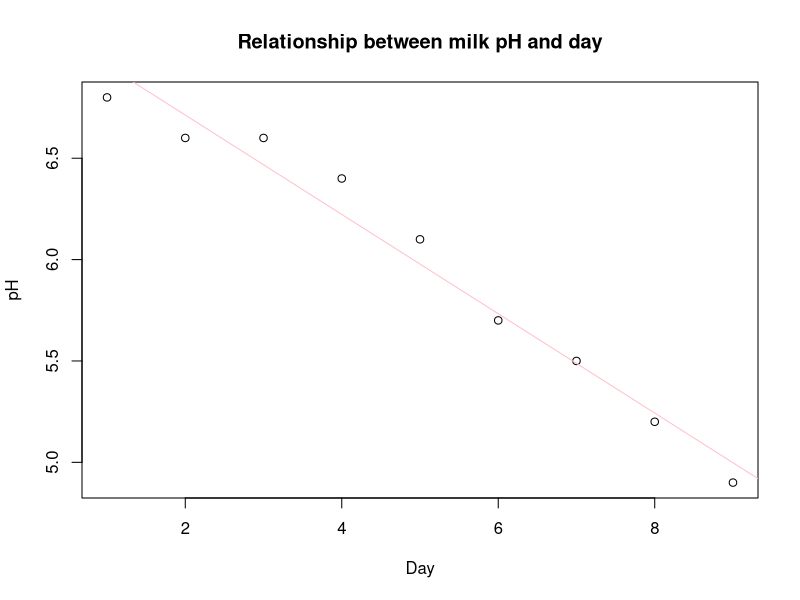
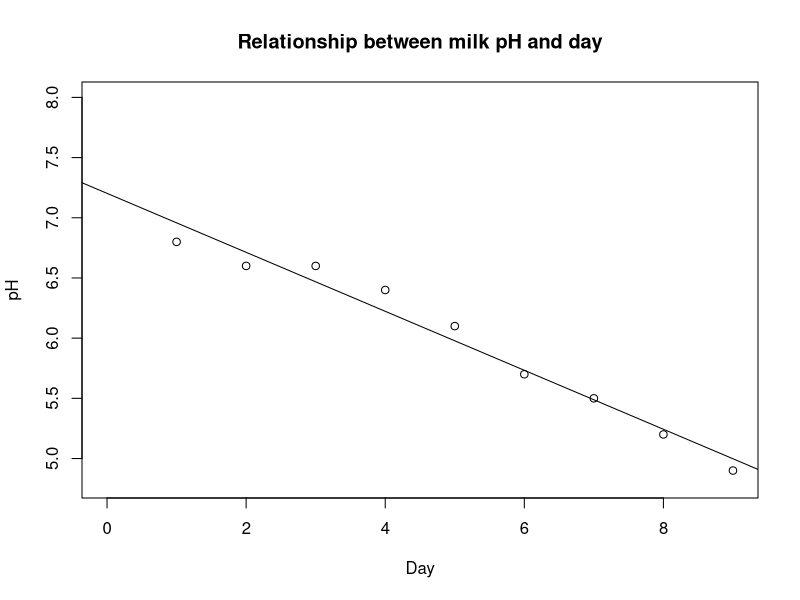
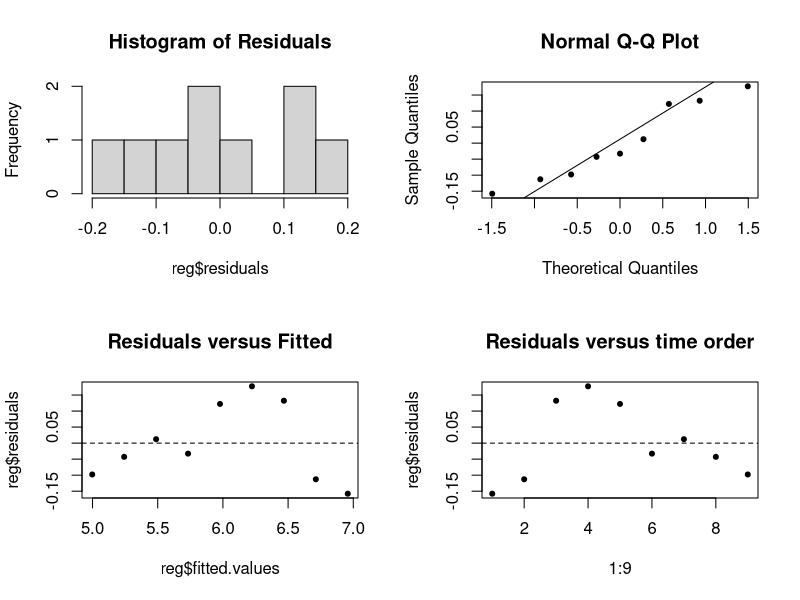
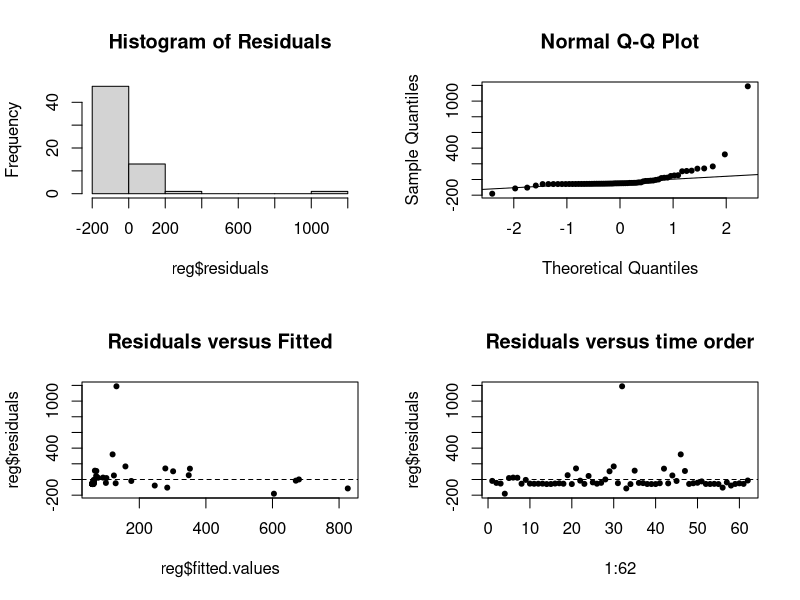

The R source for these figures, in order:
############ Completely Randomised Block Design ############
## Yesterday was Completly randomized Design (No blocking)
### Input data by treatment1 then treatment2, treatment 3... for ONE block
### We want a homogenity in each block


##Example 1
table = matrix(c(7.62,8.14,7.76,7.17,7.46,8.00,8.15,7.73,7.57,7.68,7.93,
	7.87,7.74,7.80,7.21), nrow=3, ncol=5, byrow=TRUE)
table
data = c(t(table)) # we transpose to get the data in the form that R requires
data
T = c("36", "54", "72", "108", "144")
a = 5  ## a is the number of Treatment groups
b = 3  ## b is the number of blocks
N = a*b

### trt <- rep(T, b)
### trt <- as.factor(rep(T, b))

trt = gl(a, 1, N, factor(T)) ## will be the same once set up properly. 
trt
blk = gl(b, a, N)  ## will be the same once set up properly. 
blk

crbd = aov(data~trt + blk)
summary(crbd)
qf(0.95,4,8)


# There is a treatment value for each block, this will minimize the blocking effect


##Example 2
table = matrix(c(709,713,660,668,722,692,659,666,678,698,704,686),
	nrow=4, ncol=3, byrow=TRUE)
data = c(table)
data # within each block (Writing Surface, you have each treatment)
T = c("BP1", "BP2", "BP3", "BP4")
a = 4
b = 3
N = a*b
trt = gl(a, 1, N, factor(T))
blk = gl(b, a, N)
crbd = aov(data~trt + blk)
summary(crbd)
qf(0.95,3,6)

### We we accept Ho for treatments (same mean)
### But reject Ho for blocks (blocking is significant)
## Big nuisance ????


#ALT: can also directly enter the data as a vector but in the order of blocks
data = c(709,668,659,698,713,722,666,704,660,692,678,686)
T = c("BP1", "BP2", "BP3", "BP4")
Brand = gl(4, 1, 12, factor(T))
Surface = gl(3, 4, 12)
crbd = aov(data~Brand + Surface)
summary(crbd)


##Example 3
VADeaths
data = c(VADeaths)
data
T = c("50-54","55-59","60-64","65-69","70-74")
a = 5
b = 4
N = a*b
trt = gl(a,1,N,factor(T))
blk = gl(b,a,N)
crbd = aov(data~trt + blk)
summary(crbd)
qf(0.99,4,12)



############ Simple Linear Regression ############
### Stochastic: The RV have random distributions ####


##Example 1
x = c(1,2,3,4,5,6,7,8,9)
y = c(6.8,6.6,6.6,6.4,6.1,5.7,5.5,5.2,4.9)
reg=lm(y~x)
summary(reg)
anova.reg=aov(reg)
summary(anova.reg)
qf(0.90,1,7)

## adjusted R^2, modifies the R^2 value subject to the number of predictors in the model ###
## R^2 coefficient of variation
## R^2 will always increase or stay the same. 
## r is the correlation coefficient

confint(reg,level=0.90)

plot(x,y,xlab="Day",ylab="pH",main="Relationship between milk pH and day")
abline(reg,col="pink")

plot(x,y,xlim=c(0,9),ylim=c(4.8,8.0),xlab="Day",ylab="pH",
	main="Relationship between milk pH and day")
abline(reg,col="black")


# X11(width=10, height=10)
# X11() Use this command in UBUNTU instead of the windosw() command
windows() # You can resize the window manually if you get a margin error in the following code.
split.screen(c(2,2))
screen(1)
hist(reg$residuals, main = "Histogram of Residuals")

screen(2)
qqnorm(reg$residuals, pch = 20) ## reg is the regression model that contains residuals
qqline(reg$residuals)

screen(3)
plot(reg$fitted.values, reg$residuals, main = "Residuals versus Fitted",pch = 20)
abline(h=0, lty=2)

screen(4)
plot(1:9,reg$residuals, main = "Residuals versus time order", pch = 20)
abline(h=0, lty=2)




##Example 2
library(readxl)
regdata = read_excel("slr.xlsx")
regdata
reg=lm(regdata$Y ~ regdata$X)
summary(reg)

dim(regdata)
qt(0.025,60,lower.tail=F,log.p=F)


## Extra, follow example above
X11(width=10, height=10) #windows()
split.screen(c(2,2))
screen(1)
hist(reg$residuals, main = "Histogram of Residuals")
screen(2)
qqnorm(reg$residuals, pch = 20)
qqline(reg$residuals)
screen(3)
plot(reg$fitted.values, reg$residuals, main = "Residuals versus Fitted",pch = 20)
abline(h=0, lty=2)
screen(4)
plot(1:62,reg$residuals, main = "Residuals versus time order", pch = 20)
abline(h=0, lty=2)



######################## END ########################



